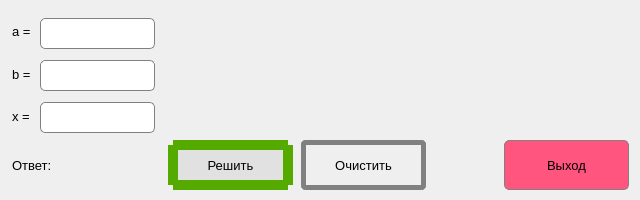
<?xml version="1.0" encoding="UTF-8"?>
<ui version="4.0">
 <class>Dialog</class>
 <widget class="QDialog" name="Dialog">
  <property name="geometry">
   <rect>
    <x>0</x>
    <y>0</y>
    <width>640</width>
    <height>200</height>
   </rect>
  </property>
  <property name="minimumSize">
   <size>
    <width>640</width>
    <height>200</height>
   </size>
  </property>
  <property name="maximumSize">
   <size>
    <width>640</width>
    <height>200</height>
   </size>
  </property>
  <property name="windowTitle">
   <string>Dialog</string>
  </property>
  <widget class="QLabel" name="label_x">
   <property name="geometry">
    <rect>
     <x>12</x>
     <y>106</y>
     <width>21</width>
     <height>20</height>
    </rect>
   </property>
   <property name="font">
    <font>
     <family>Segoe UI</family>
     <pointsize>10</pointsize>
    </font>
   </property>
   <property name="text">
    <string>x =</string>
   </property>
  </widget>
  <widget class="QLineEdit" name="lineEdit_a">
   <property name="geometry">
    <rect>
     <x>40</x>
     <y>18</y>
     <width>115</width>
     <height>31</height>
    </rect>
   </property>
   <property name="font">
    <font>
     <family>Segoe UI</family>
     <pointsize>10</pointsize>
    </font>
   </property>
   <property name="styleSheet">
    <string notr="true">border: 1px solid gray;
                    border-radius: 5px;
                </string>
   </property>
  </widget>
  <widget class="QLabel" name="label_b">
   <property name="geometry">
    <rect>
     <x>12</x>
     <y>64</y>
     <width>21</width>
     <height>20</height>
    </rect>
   </property>
   <property name="font">
    <font>
     <family>Segoe UI</family>
     <pointsize>10</pointsize>
    </font>
   </property>
   <property name="text">
    <string>b =</string>
   </property>
  </widget>
  <widget class="QLineEdit" name="lineEdit_b">
   <property name="geometry">
    <rect>
     <x>40</x>
     <y>60</y>
     <width>115</width>
     <height>31</height>
    </rect>
   </property>
   <property name="font">
    <font>
     <family>Segoe UI</family>
     <pointsize>10</pointsize>
    </font>
   </property>
   <property name="styleSheet">
    <string notr="true">border: 1px solid gray;
                    border-radius: 5px;
                </string>
   </property>
  </widget>
  <widget class="QPushButton" name="btn_solve">
   <property name="geometry">
    <rect>
     <x>168</x>
     <y>140</y>
     <width>125</width>
     <height>50</height>
    </rect>
   </property>
   <property name="font">
    <font>
     <family>Segoe UI</family>
     <pointsize>10</pointsize>
    </font>
   </property>
   <property name="styleSheet">
    <string notr="true">border: 10px solid rgb(85, 170, 0);
                    border-radius: 5px;
                    background: #e1e1e1;
                </string>
   </property>
   <property name="text">
    <string>Решить</string>
   </property>
  </widget>
  <widget class="QPushButton" name="btn_clear">
   <property name="geometry">
    <rect>
     <x>301</x>
     <y>140</y>
     <width>125</width>
     <height>50</height>
    </rect>
   </property>
   <property name="font">
    <font>
     <family>Segoe UI</family>
     <pointsize>10</pointsize>
    </font>
   </property>
   <property name="styleSheet">
    <string notr="true">border: 	5px solid gray;
                    border-radius: 5px;
                    background: qconicalgradient(cx:0.5, cy:0.5, angle:0, stop:0 rgba(35, 40, 3, 255), stop:0.16 rgba(136, 106, 22, 255), stop:0.225 rgba(166, 140, 41, 255), stop:0.285 rgba(204, 181, 74, 255), stop:0.345 rgba(235, 219, 102, 255), stop:0.415 rgba(245, 236, 112, 255), stop:0.52 rgba(209, 190, 76, 255), stop:0.57 rgba(187, 156, 51, 255), stop:0.635 rgba(168, 142, 42, 255), stop:0.695 rgba(202, 174, 68, 255), stop:0.75 rgba(218, 202, 86, 255), stop:0.815 rgba(208, 187, 73, 255), stop:0.88 rgba(187, 156, 51, 255), stop:0.935 rgba(137, 108, 26, 255), stop:1 rgba(35, 40, 3, 255));
                </string>
   </property>
   <property name="text">
    <string>Очистить</string>
   </property>
  </widget>
  <widget class="QLabel" name="label_a">
   <property name="geometry">
    <rect>
     <x>12</x>
     <y>21</y>
     <width>21</width>
     <height>20</height>
    </rect>
   </property>
   <property name="font">
    <font>
     <family>Segoe UI</family>
     <pointsize>10</pointsize>
    </font>
   </property>
   <property name="text">
    <string>a =</string>
   </property>
  </widget>
  <widget class="QLineEdit" name="lineEdit_x">
   <property name="geometry">
    <rect>
     <x>40</x>
     <y>102</y>
     <width>115</width>
     <height>31</height>
    </rect>
   </property>
   <property name="font">
    <font>
     <family>Segoe UI</family>
     <pointsize>10</pointsize>
    </font>
   </property>
   <property name="styleSheet">
    <string notr="true">border: 1px solid gray;
                    border-radius: 5px;
                </string>
   </property>
  </widget>
  <widget class="QLabel" name="label_answer">
   <property name="geometry">
    <rect>
     <x>12</x>
     <y>157</y>
     <width>148</width>
     <height>16</height>
    </rect>
   </property>
   <property name="font">
    <font>
     <family>Segoe UI</family>
     <pointsize>10</pointsize>
    </font>
   </property>
   <property name="text">
    <string>Ответ:</string>
   </property>
  </widget>
  <widget class="QLabel" name="label_img">
   <property name="geometry">
    <rect>
     <x>170</x>
     <y>9</y>
     <width>471</width>
     <height>121</height>
    </rect>
   </property>
   <property name="text">
    <string/>
   </property>
  </widget>
  <widget class="QPushButton" name="btn_exit">
   <property name="geometry">
    <rect>
     <x>504</x>
     <y>140</y>
     <width>125</width>
     <height>50</height>
    </rect>
   </property>
   <property name="font">
    <font>
     <family>Segoe UI</family>
     <pointsize>10</pointsize>
    </font>
   </property>
   <property name="styleSheet">
    <string notr="true">border: 1px solid gray;
                    border-radius: 5px;
                    background: rgb(255, 85, 127);
                </string>
   </property>
   <property name="text">
    <string>Выход</string>
   </property>
  </widget>
 </widget>
 <resources/>
 <connections/>
</ui>
